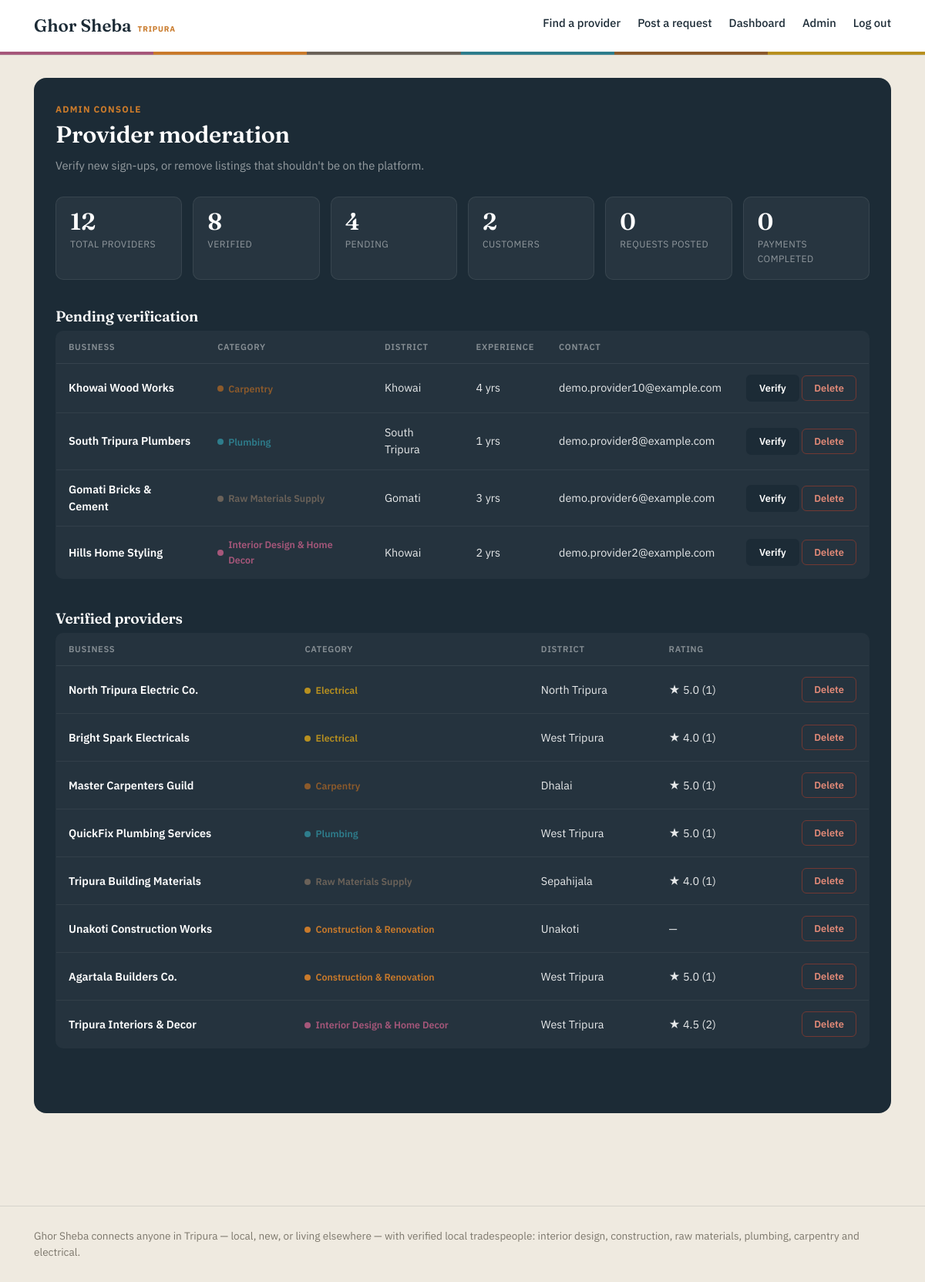
The page /admin (signed in) on the database its author committed.
### models.py (models this page shows, shortened)
class ProviderProfile(db.Model):
    __tablename__ = "provider_profiles"
    id = db.Column(db.Integer, primary_key=True)
    user_id = db.Column(db.Integer, db.ForeignKey("users.id"), nullable=False)
    business_name = db.Column(db.String(150), nullable=False)
    category = db.Column(db.String(50), nullable=False)  # matches Config.CATEGORIES keys
    district = db.Column(db.String(50), nullable=False)
    address = db.Column(db.String(255))
    years_experience = db.Column(db.Integer, default=0)
    description = db.Column(db.Text)
    visit_fee = db.Column(db.Integer)
    verified = db.Column(db.Boolean, default=False)
    created_at = db.Column(db.DateTime, default=datetime.utcnow)
    quotes = db.relationship(
        "Quote", backref="provider", lazy=True, cascade="all, delete-orphan"
    )
    reviews = db.relationship(
        "Review", backref="provider", lazy=True, cascade="all, delete-orphan"
    )
    @property
    def average_rating(self):
        if not self.reviews:
            return None
        return round(sum(r.rating for r in self.reviews) / len(self.reviews), 1)
    @property
    def review_count(self):
        return len(self.reviews)

class User(UserMixin, db.Model):
    __tablename__ = "users"
    id = db.Column(db.Integer, primary_key=True)
    name = db.Column(db.String(120), nullable=False)
    email = db.Column(db.String(120), unique=True, nullable=False)
    phone = db.Column(db.String(20))
    password_hash = db.Column(db.String(255), nullable=False)
    role = db.Column(db.String(20), nullable=False, default="customer")
    is_admin = db.Column(db.Boolean, default=False)
    based_in_tripura = db.Column(db.Boolean, default=True)
    current_location = db.Column(db.String(120))  # e.g. "Bengaluru", "Dubai" if away
    created_at = db.Column(db.DateTime, default=datetime.utcnow)
    provider_profile = db.relationship(
        "ProviderProfile", backref="user", uselist=False, cascade="all, delete-orphan"
    )
    requests = db.relationship(
        "ServiceRequest", backref="customer", lazy=True, cascade="all, delete-orphan"
    )

class Review(db.Model):
    __tablename__ = "reviews"
    id = db.Column(db.Integer, primary_key=True)
    provider_id = db.Column(db.Integer, db.ForeignKey("provider_profiles.id"), nullable=False)
    customer_id = db.Column(db.Integer, db.ForeignKey("users.id"), nullable=False)
    request_id = db.Column(db.Integer, db.ForeignKey("service_requests.id"))
    rating = db.Column(db.Integer, nullable=False)  # 1-5
    comment = db.Column(db.Text)
    created_at = db.Column(db.DateTime, default=datetime.utcnow)

### app.py (the view)
    @app.route("/admin")
    @login_required
    @admin_required
    def admin_panel():
        pending = ProviderProfile.query.order_by(ProviderProfile.created_at.desc()).filter_by(verified=False).all()
        verified = ProviderProfile.query.order_by(ProviderProfile.created_at.desc()).filter_by(verified=True).all()
        stats = {
            "total_providers": len(pending) + len(verified),
            "verified_count": len(verified),
            "pending_count": len(pending),
            "total_customers": User.query.filter_by(role="customer").count(),
            "total_requests": ServiceRequest.query.count(),
            "total_payments": Payment.query.filter_by(status="paid").count(),
        }
        return render_template("admin.html", pending=pending, verified=verified, stats=stats)

### app.py (called while the page is built)
def register_security_headers(app):
    @app.after_request
    def set_security_headers(response):
        response.headers["X-Content-Type-Options"] = "nosniff"
        response.headers["X-Frame-Options"] = "DENY"
        response.headers["Referrer-Policy"] = "strict-origin-when-cross-origin"
        if IS_PRODUCTION:
            response.headers["Strict-Transport-Security"] = "max-age=31536000; includeSubDomains"
        return response

@login_manager.user_loader
def load_user(user_id):
    return User.query.get(int(user_id))

def admin_required(f):
    @wraps(f)
    def wrapped(*args, **kwargs):
        if not current_user.is_authenticated or not current_user.is_admin:
            abort(403)
        return f(*args, **kwargs)
    return wrapped

### templates/admin.html (shortened to what this page needs)
{% extends "base.html" %}
{% block content %}
<div class="admin-shell">
  <div class="admin-kicker">Admin console</div>
  <h1 style="font-size:1.9rem;">Provider moderation</h1>
  <div class="admin-sub">Verify new sign-ups, or remove listings that shouldn't be on the platform.</div>
  <div class="stat-grid">
    <div class="stat-card"><div class="num">{{ stats.total_providers }}</div><div class="label">Total providers</div></div>
    <div class="stat-card"><div class="num">{{ stats.verified_count }}</div><div class="label">Verified</div></div>
    <div class="stat-card"><div class="num">{{ stats.pending_count }}</div><div class="label">Pending</div></div>
    <div class="stat-card"><div class="num">{{ stats.total_customers }}</div><div class="label">Customers</div></div>
    <div class="stat-card"><div class="num">{{ stats.total_requests }}</div><div class="label">Requests posted</div></div>
    <div class="stat-card"><div class="num">{{ stats.total_payments }}</div><div class="label">Payments completed</div></div>
  </div>
  <div class="admin-section">
    <h2 style="font-size:1.2rem;">Pending verification</h2>
    {% if not pending %}
      <div class="admin-empty">Nothing waiting on review.</div>
    {% else %}
      <table class="admin-table">
        <thead>
          <tr>
            <th>Business</th><th>Category</th><th>District</th><th>Experience</th><th>Contact</th><th></th>
          </tr>
        </thead>
        <tbody>
          {% for p in pending %}
            <tr>
              <td class="business-name">{{ p.business_name }}</td>
              <td>
                <span class="category-chip" style="--cat: {{ category_color[p.category] }};">
                  <span class="dot"></span>{{ category_label[p.category] }}
                </span>
              </td>
              <td>{{ p.district }}</td>
              <td>{{ p.years_experience }} yrs</td>
              <td>{{ p.user.email }}</td>
              <td style="text-align:right; white-space:nowrap;">
                <form method="post" action="{{ url_for('verify_provider', provider_id=p.id) }}" style="display:inline;">
                  <button class="btn btn-small" type="submit">Verify</button>
                </form>
                <form method="post" action="{{ url_for('delete_provider', provider_id=p.id) }}" style="display:inline;"
                      onsubmit="return confirm('Remove {{ p.business_name|e }} and their account entirely? This can\'t be undone.');">
                  <button class="btn btn-small btn-danger" type="submit">Delete</button>
                </form>
              </td>
            </tr>
          {% endfor %}
        </tbody>
      </table>
    {% endif %}
  </div>
  <div class="admin-section">
    <h2 style="font-size:1.2rem;">Verified providers</h2>
    {% if not verified %}
      <div class="admin-empty">No verified providers yet.</div>
    {% else %}
      <table class="admin-table">
        <thead>
          <tr>
            <th>Business</th><th>Category</th><th>District</th><th>Rating</th><th></th>
          </tr>
        </thead>
        <tbody>
          {% for p in verified %}
            <tr>
              <td class="business-name">{{ p.business_name }}</td>
              <td>
                <span class="category-chip" style="--cat: {{ category_color[p.category] }};">
                  <span class="dot"></span>{{ category_label[p.category] }}
                </span>
              </td>
              <td>{{ p.district }}</td>
              <td>{% if p.average_rating %}&#9733; {{ p.average_rating }} ({{ p.review_count }}){% else %}—{% endif %}</td>
              <td style="text-align:right;">
                <form method="post" action="{{ url_for('delete_provider', provider_id=p.id) }}"
                      onsubmit="return confirm('Remove {{ p.business_name|e }} and their account entirely? This can\'t be undone.');">
                  <button class="btn btn-small btn-danger" type="submit">Delete</button>
                </form>
              </td>
            </tr>
          {% endfor %}
        </tbody>
      </table>
    {% endif %}
  </div>
</div>
{% endblock %}

### public/css/style.css (style rules this page uses)
:root { --ink: #1C2B36; --paper: #EFEAE0; --paper-raised: #FFFFFF; --ochre: #C97A2B; --bamboo: #52734D; --concrete: #7C776C; --rust: #A63D2C; --line: rgba(28, 43, 54, 0.12); --shadow: 0 1px 2px rgba(28,43,54,0.05), 0 8px 20px rgba(28,43,54,0.07); --shadow-hover: 0 2px 6px rgba(28,43,54,0.08), 0 16px 32px rgba(28,43,54,0.12); --radius: 10px; --serif: 'Fraunces', Georgia, serif; --sans: 'IBM Plex Sans', -apple-system, sans-serif; }
* { box-sizing: border-box; }
body { margin: 0; background: var(--paper); color: var(--ink); font-family: var(--sans); font-size: 16px; line-height: 1.55; -webkit-font-smoothing: antialiased; }
h1, h2, h3 { font-family: var(--serif); font-weight: 600; margin: 0 0 0.4em; line-height: 1.15; letter-spacing: -0.01em; }
h1 { font-size: 2.7rem; }
h2 { font-size: 1.55rem; }
.btn { display: inline-block; font-family: var(--sans); font-weight: 600; font-size: 0.9rem; padding: 12px 24px; border: 2px solid var(--ink); background: var(--ink); color: var(--paper-raised); text-decoration: none; cursor: pointer; border-radius: 8px; transition: background 0.15s ease, border-color 0.15s ease, transform 0.1s ease, box-shadow 0.15s ease; }
.btn-small { padding: 7px 15px; font-size: 0.8rem; border-radius: 6px; }
.category-chip { display: inline-flex; align-items: center; gap: 6px; font-size: 0.78rem; font-weight: 600; color: var(--cat, var(--ochre)); }
.category-chip .dot { width: 8px; height: 8px; border-radius: 50%; background: var(--cat, var(--ochre)); }
.admin-shell { background: var(--ink); color: #E7E9EA; border-radius: 16px; padding: 32px 28px 44px; margin-bottom: 30px; }
.admin-shell h1, .admin-shell h2, .admin-shell h3 { color: #fff; }
.admin-shell .admin-kicker { font-size: 0.74rem; font-weight: 700; letter-spacing: 0.1em; text-transform: uppercase; color: var(--ochre); margin-bottom: 6px; }
.admin-shell .admin-sub { color: rgba(231,233,234,0.6); font-size: 0.92rem; margin-bottom: 28px; }
.stat-grid { display: grid; grid-template-columns: repeat(auto-fit, minmax(140px, 1fr)); gap: 14px; margin-bottom: 36px; }
.stat-card { background: rgba(255,255,255,0.05); border: 1px solid rgba(255,255,255,0.08); border-radius: var(--radius); padding: 16px 18px; }
.stat-card .num { font-family: var(--serif); font-size: 1.9rem; font-weight: 600; color: #fff; line-height: 1; }
.stat-card .label { font-size: 0.76rem; color: rgba(231,233,234,0.55); margin-top: 6px; text-transform: uppercase; letter-spacing: 0.04em; }
.admin-section { margin-bottom: 40px; }
.admin-table { width: 100%; border-collapse: collapse; background: rgba(255,255,255,0.04); border: 1px solid rgba(255,255,255,0.08); border-radius: var(--radius); overflow: hidden; }
.admin-table th { text-align: left; font-size: 0.7rem; text-transform: uppercase; letter-spacing: 0.06em; color: rgba(231,233,234,0.5); font-weight: 600; padding: 12px 16px; border-bottom: 1px solid rgba(255,255,255,0.08); }
.admin-table td { padding: 14px 16px; border-bottom: 1px solid rgba(255,255,255,0.06); font-size: 0.9rem; vertical-align: middle; }
.admin-table tr:last-child td { border-bottom: none; }
.admin-table .business-name { font-weight: 600; color: #fff; }
.admin-shell .btn { border-radius: 6px; }
.admin-shell .btn-danger { background: transparent; border: 1px solid rgba(166,61,44,0.6); color: #E38A78; }
.admin-shell .category-chip { color: var(--cat, #E7E9EA); }

### rows shown on the page
ProviderProfile: business_name "Khowai Wood Works", category "Carpentry", district "Khowai", years_experience "4", user.email "demo.provider10@example.com"
ProviderProfile: business_name "South Tripura Plumbers", category "Plumbing", district "South Tripura", years_experience "1", user.email "demo.provider8@example.com"
ProviderProfile: business_name "Gomati Bricks & Cement", category "Raw Materials Supply", district "Gomati", years_experience "3", user.email "demo.provider6@example.com"
ProviderProfile: business_name "Hills Home Styling", category "Interior Design & Home Decor", district "Khowai", years_experience "2", user.email "demo.provider2@example.com"
ProviderProfile: business_name "North Tripura Electric Co.", category "Electrical", district "North Tripura", average_rating "5.0", review_count "1"
ProviderProfile: business_name "Bright Spark Electricals", category "Electrical", district "West Tripura", average_rating "4.0", review_count "1"
ProviderProfile: business_name "Master Carpenters Guild", category "Carpentry", district "Dhalai", average_rating "5.0", review_count "1"
ProviderProfile: business_name "QuickFix Plumbing Services", category "Plumbing", district "West Tripura", average_rating "5.0", review_count "1"
ProviderProfile: business_name "Tripura Building Materials", category "Raw Materials Supply", district "Sepahijala", average_rating "4.0", review_count "1"
ProviderProfile: business_name "Unakoti Construction Works", category "Construction & Renovation", district "Unakoti"
ProviderProfile: business_name "Agartala Builders Co.", category "Construction & Renovation", district "West Tripura", average_rating "5.0", review_count "1"
ProviderProfile: business_name "Tripura Interiors & Decor", category "Interior Design & Home Decor", district "West Tripura", average_rating "4.5", review_count "2"

### other values the page prints
{{ stats.total_providers }} "12"
{{ stats.verified_count }} "8"
{{ stats.pending_count }} "4"
{{ stats.total_customers }} "2"
{{ stats.total_requests }} "0"
{{ stats.total_payments }} "0"
